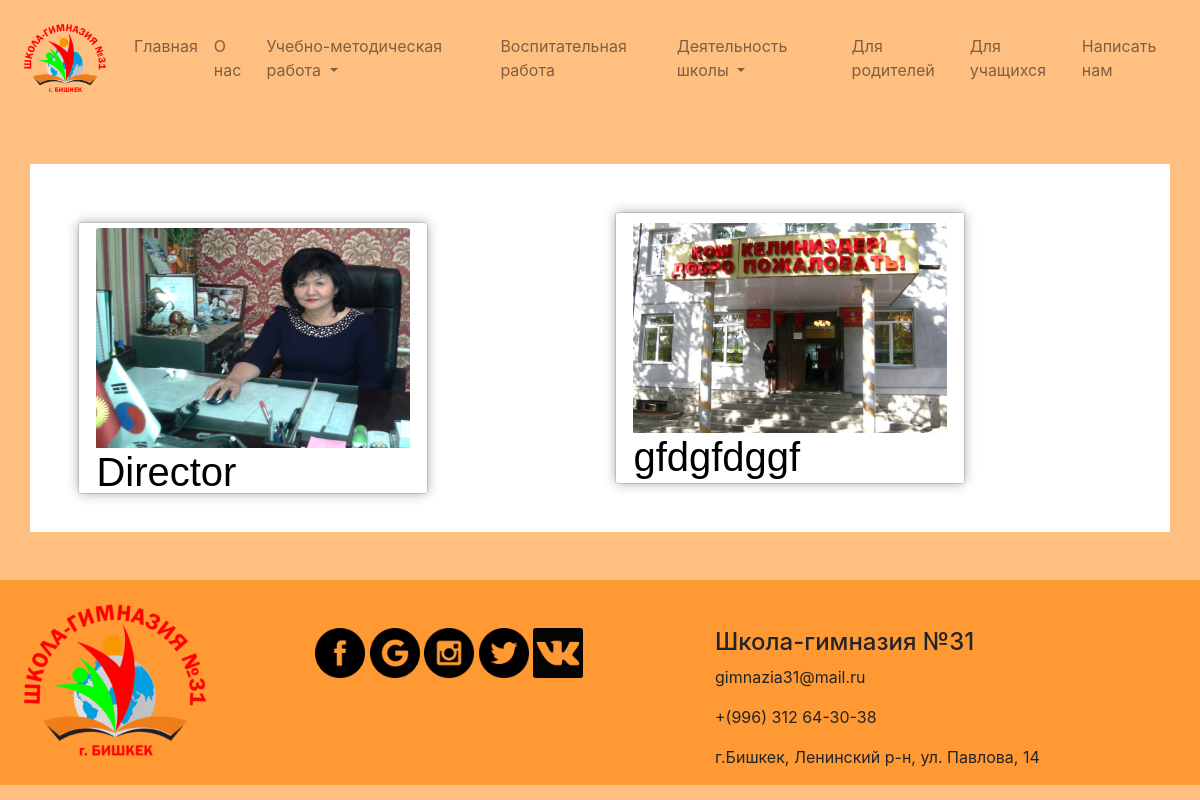
/activities/pedsostav/, run on the app's committed database.
### s31/models.py (models this page shows, shortened)
class Teacher(models.Model):
    img = models.ImageField(upload_to='media/', null=True, blank=True)
    position = models.CharField(max_length=255,verbose_name=u"Должность")
    number = models.IntegerField(verbose_name=u"Номер")
    name = models.CharField(max_length=255,verbose_name=u"Имя")
    email = models.CharField(max_length=30,verbose_name=u"email")
    id = models.IntegerField(primary_key=True,verbose_name="id")

### s31/views.py (the view)
# urls.py: url(r'^activities/pedsostav/$', PedsostavView.as_view(), name="pedsostav"),
class PedsostavView(TemplateView):
    template_name = 'activities/pedsostav.html'
    def dispatch(self, request, *args, **kwargs):
        context ={
            'teachers':Teacher.objects.all()
        }
        return  render(request, self.template_name, context)

### s31/templates/activities/pedsostav.html (shortened to what this page needs)
{% extends 'base.html' %}
{% block body %}
{% load staticfiles %}
<div class="container p-5 mt-5 mb-5" style="background: white;">
<div class="row">
{% for teacher in teachers %}
    <div class="col-lg-6 col-md-12 col-sm-12">
<div class='card-wrapper'>
  <div class='card' data-toggle-class='flipped'>
    <div class='card-front'>
        <div class="layer">
            <img src="{{ teacher.img.url }}" alt="" class="card-img-top mt-3" height="220px">
        <h1>{{ teacher.position }}</h1>
        </div>
    </div>
    <div class='card-back'>
      <div class='layer'>
        <div class='top'>
          <h2>{{ teacher.name }}</h2>
        </div>
        <div class='bottom'>
          <h3>
            <a href='#'>{{ teacher.number }}</a>
          </h3>
          <h3>
            <a href='#'>{{ teacher.email }}</a>
          </h3>
          <h3>
            <a href='https://www.twitter.com/lmenus' target='_blank'>lmenus</a>
          </h3>
          <h3>
            <a href='https://www.lmen.us' target='_blank'>lmen.us</a>
          </h3>
        </div>
      </div>
    </div>
  </div>
</div>
    </div>
{% endfor %}
</div>
    </div>
{% endblock %}

### s31/templates/activities/pedsostav.html (style rules this page uses)
*, *:before, *:after { box-sizing: border-box; margin: 0; padding: 0; }
a { color: inherit; text-decoration: none; }
.card { color: black; font-family: 'Fira Sans', sans-serif; height: 100%; left: 0; position: absolute; top: 0; -webkit-transform-origin: 100% 50%; transform-origin: 100% 50%; -webkit-transform-style: preserve-3d; transform-style: preserve-3d; width: 100%; -webkit-tap-highlight-color: transparent; -webkit-transition: -webkit-transform 0.6s cubic-bezier(0.49, 0.23, 0.58, 0.49); transition: -webkit-transform 0.6s cubic-bezier(0.49, 0.23, 0.58, 0.49); transition: transform 0.6s cubic-bezier(0.49, 0.23, 0.58, 0.49); transition: transform 0.6s cubic-bezier(0.49, 0.23, 0.58, 0.49), -webkit-transform 0.6s cubic-bezier(0.49, 0.23, 0.58, 0.49); }
.card-front, .card-back { -webkit-backface-visibility: hidden; backface-visibility: hidden; border-radius: 1px; box-shadow: 0px -6px 8px 0px rgba(0, 0, 0, 0.1), 0px 6px 8px 0px rgba(0, 0, 0, 0.1), 6px 0px 8px 0px rgba(0, 0, 0, 0.1), -6px 0px 8px 0px rgba(0, 0, 0, 0.1); cursor: pointer; height: 100%; left: 0; padding: 5%; position: absolute; top: 0; width: 100%; }
.card-back { -webkit-transform: rotateY(180deg); transform: rotateY(180deg); }
.card-back .layer { color: #302f34; height: 100%; position: relative; width: 100%; }
.card-back .layer:after { content: ''; display: block; height: 100%; left: 0; position: absolute; top: 0; width: 100%; }
.card-back .layer .top, .card-back .layer .bottom { left: 8%; position: absolute; z-index: 1; }
.card-back .layer .top { top: 12%; }
.card-back .layer .bottom { bottom: 12%; }
.card-back .layer h2, .card-back .layer h3, .card-back .layer h4 { font-weight: 400; margin: 2px 0; }
.card-back .layer h2 { font-size: 18px; font-weight: 500; text-transform: uppercase; }
.card-back .layer h3 { font-size: 16px; }
.card-front .layer { -webkit-backface-visibility: hidden; backface-visibility: hidden; display: -webkit-box; display: -ms-flexbox; display: flex; -webkit-box-orient: vertical; -webkit-box-direction: normal; -ms-flex-direction: column; flex-direction: column; height: 100%; -webkit-box-pack: center; -ms-flex-pack: center; justify-content: center; position: relative; width: 100%; }
.card-wrapper { height: 271.76471px; max-width: 350px; -webkit-perspective: 600px; perspective: 600px; position: relative; width: 100%; -webkit-transition: -webkit-transform 1s; transition: -webkit-transform 1s; transition: transform 1s; transition: transform 1s, -webkit-transform 1s; }

### data on the page
Teacher: img (picture), position "Director"
Teacher: img (picture), position "gfdgfdggf"
